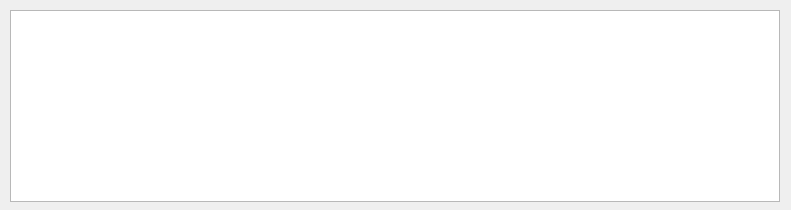
<?xml version="1.0" encoding="UTF-8"?>
<ui version="4.0">
 <class>PaymentTable</class>
 <widget class="QWidget" name="PaymentTable">
  <property name="geometry">
   <rect>
    <x>0</x>
    <y>0</y>
    <width>791</width>
    <height>210</height>
   </rect>
  </property>
  <property name="windowTitle">
   <string>Form</string>
  </property>
  <widget class="QTableView" name="paymentTbl">
   <property name="geometry">
    <rect>
     <x>10</x>
     <y>10</y>
     <width>770</width>
     <height>192</height>
    </rect>
   </property>
  </widget>
 </widget>
 <resources/>
 <connections/>
</ui>
